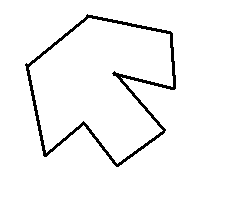
//> input picture ProjectForDummies/ProjectForDummies/concave-problematic.png, 245 x 200 px
$ ./main   (built with g++ and OpenCV 4)
//> lines starting //> are read from the running program, lines starting //| are printed output that depends on the picture; after the words box and inside, x2 and y2 are one past the last pixel; in counts of white or black regions, pixels touching at a corner belong together
#include "opencv2\highgui\highgui.hpp"
#include "opencv2/imgproc/imgproc.hpp"
#include <iostream>
using namespace cv;
using namespace std;

/**
TODO:
- fix concave contour angles (180-angle)
- refine epsilon for approxPolyDp
*/

double calcAngle(Vec2f v1, Vec2f v2) {
	normalize(v1, v1);
	normalize(v2, v2);
	return acos(v1.dot(v2)) * 180 / CV_PI;
}

bool isContourADuplicate(vector<Point> c1, vector<Point> c2) {
	Rect r1 = boundingRect(c1);
	Rect r2 = boundingRect(c2);
	double tolerance = r1.width / 8;
	return sqrt((r1.x - r2.x) * (r1.x - r2.x) + (r1.y - r2.y) * (r1.y - r2.y)) < tolerance
		&& abs(r1.width - r2.width) < tolerance
		&& abs(r1.height - r2.height) < tolerance;
}

int main(int args, const char** argv) {
	// [4 lines of commented-out code are left out]
	Mat img = imread("concave-problematic.png", CV_LOAD_IMAGE_UNCHANGED);
//> img is the input picture: 200 rows x 245 cols, CV_8UC3; 96.2% white; 1 black region, box (x1, y1, x2, y2) and area: (25, 14, 176, 167) 1855
	//Mat img = imread("concave.png", CV_LOAD_IMAGE_UNCHANGED);
	if (img.empty()) {
		cout << "Error: Image cannot be loaded..." << endl;
		return -1;
	}

	Mat img_gray;
	// Convert image to gray and blur it
	cvtColor(img, img_gray, CV_BGR2GRAY);
	blur(img_gray, img_gray, Size(3, 3));
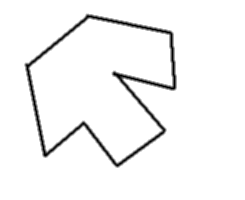
//> img_gray: 200 rows x 245 cols, CV_8UC1; min 0, max 255, mean 245.3

	Mat canny_output;
	const int thresh = 100;
	vector<vector<Point> > contours;
	vector<vector<Point> > approximatedContours;
	vector<Vec4i> hierarchy;

	// Detect edges using canny
	Canny(img_gray, canny_output, thresh, thresh * 2, 3);
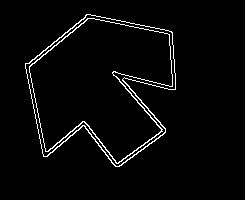
//> canny_output: 200 rows x 245 cols, CV_8UC1; 2.9% white in thin lines or dots, all inside (x1, y1, x2, y2) = (25, 14, 176, 167)

	// Find contours
	findContours(canny_output, contours, hierarchy, CV_RETR_EXTERNAL, CV_CHAIN_APPROX_SIMPLE);
//> contours = 1 contour; box (x1, y1, x2, y2) and area: (25, 14, 176, 167) 15322

	if (contours.size() == 0)
		return -1;

	// Drop nested contours
	for (int i = 0; i < contours.size(); i++) {
		for (int j = i + 1; j < contours.size(); j++) {
			if (isContourADuplicate(contours[j], contours[i])) {
				cout << "Found overlapping contours." << endl;
				contours.erase(contours.begin() + (j--));
			}
		}
	}
//> this loop made 1 pass

	cout << endl;

	// Draw contours
	Mat drawing = img_gray;// Mat::zeros(canny_output.size(), CV_8UC3);
	cvtColor(drawing, drawing, CV_GRAY2BGR);

	for (int id = 0; id < contours.size(); id++)
	{
		vector<Point> contour = contours[id];
		drawContours(drawing, contours, id, Scalar(0, 0, 255), 2);

		double arclen = arcLength(contour, true);

		vector<Point> approximatedContour;
		approxPolyDP(contours[id], approximatedContour, arclen/90, true);

		// Number of angles
		const int numOfAngles = approximatedContour.size();

		// Display number of angles in the centroid of the contour
		string text = to_string(numOfAngles);
		int fontFace = FONT_HERSHEY_TRIPLEX;
		double fontScale = 0.8;
		int thickness = 1;
		int baseline = 0;
		Size textSize = getTextSize(text, fontFace, fontScale, thickness, &baseline);
		baseline += thickness;
		Moments m = moments(contour);
		Point centroid = Point(m.m10 / m.m00, m.m01 / m.m00);
		putText(drawing, text, Point(centroid.x - textSize.width/2, centroid.y + textSize.height/2), fontFace, fontScale, Scalar(0, 0, 0), thickness);

		// Draw approximated contour
		approximatedContours.push_back(approximatedContour);
		drawContours(drawing, approximatedContours, id, Scalar(255, 0, 0), 2);

		// Calculate and draw angles

		if (approximatedContour.size() < 2)
			break;

		fontFace = FONT_HERSHEY_DUPLEX;
		fontScale = 0.4;

		cout << "#" << id << " contour: " << endl;

		cout << "Sides: " << numOfAngles << endl;

		// Calculate the vectors of the polygon's sides
		vector<Vec2f> vectors;
		vectors.push_back((Point2f)approximatedContour[0] - (Point2f)approximatedContour[approximatedContour.size() - 1]);
		for (int i = 1; i < approximatedContour.size(); i++) {
			vectors.push_back((Point2f)approximatedContour[i] - (Point2f)approximatedContour[i - 1]);
		}
		vectors.push_back((Point2f)approximatedContour[0] - (Point2f)approximatedContour[approximatedContour.size() - 1]);
		vectors.push_back((Point2f)approximatedContour[1] - (Point2f)approximatedContour[0]);

		vector<Point> hull;
		convexHull(approximatedContour, hull);

		// Calculate the angles between the vectors
		for (int i = 0; i < approximatedContour.size(); i++) {
			double angle = 180 - calcAngle(vectors[i], vectors[i+1]);
			// Check if this vertex is convex (it's convex if it's in the convex hull)
			bool convex = false;
			for (Point p : hull) {
				if (approximatedContour[i] == p) {
					convex = true;
					break;
				}
			}
			if (!convex) angle += 180;
			cout << angle << endl;

			putText(drawing, to_string((int)angle), approximatedContour[i], fontFace, fontScale, Scalar(0, 0, 0), thickness);
			putText(drawing, to_string((int)angle), approximatedContour[i] + Point(1, 1), fontFace, fontScale, Scalar(0, 255, 0), thickness);
		}

		cout << endl;
	}
//> this loop made 1 pass
//> (arclen, numOfAngles, text, baseline, textSize, centroid) on pass 1: (634.8, 9, '9', 9, Size(17, 18), Point(100, 85))
//| #0 contour:
//| Sides: 9
//> pass 1, `putText(drawing, text, Point(centroid.x - textSize.width/2, centroid.y..`:
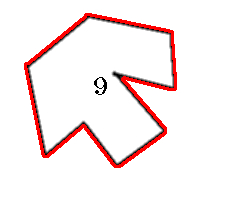
//> drawing: 200 rows x 245 cols, CV_8UC3; mean B, G, R 238.9, 238.9, 249.7
//> after the loop:
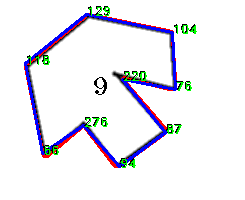
//> drawing: 200 rows x 245 cols, CV_8UC3; 5.53% of pixels changed, all inside (x1, y1, x2, y2) = (24, 6, 197, 168)

	// Show in a window
	namedWindow("Contours", CV_WINDOW_AUTOSIZE);
	imshow("Contours", drawing);

	waitKey(0);
	//destroyWindow("Canny output");
	destroyWindow("Contours");
	return 0;
}

$ run again, with ProjectForDummies/ProjectForDummies/irregular-shapes.png copied over ProjectForDummies/ProjectForDummies/concave-problematic.png
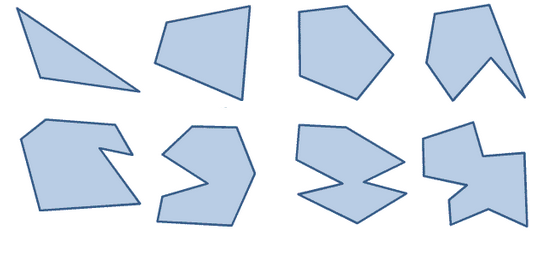
//> input picture ProjectForDummies/ProjectForDummies/irregular-shapes.png, 538 x 259 px
//> img is the input picture: 259 rows x 538 cols, CV_8UC3; mean B, G, R 240.9, 231.2, 223
//> `Canny(img_gray, canny_output, thresh, thresh * 2, 3);`:
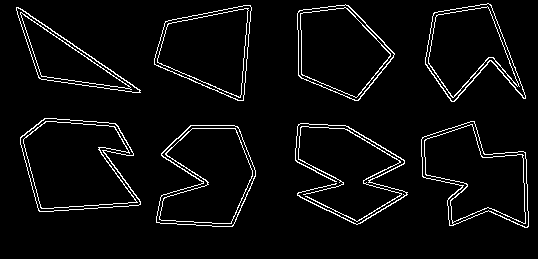
//> canny_output: 259 rows x 538 cols, CV_8UC1; 4.6% white in thin lines or dots, all inside (x1, y1, x2, y2) = (16, 3, 529, 228)
//> `findContours(canny_output, contours, hierarchy, CV_RETR_EXTERNAL, CV_C..`: contours = 9 contours; largest, box (x1, y1, x2, y2) and area: (20, 118, 141, 212) 8404, (156, 125, 256, 227) 7242, (421, 121, 529, 228) 7202, (297, 4, 395, 101) 6452, (154, 5, 252, 101) 6291
//> the loop `for (int i = 0; i < contours.size(); i++)` made 8 passes
//> after the loop `for (int i = 0; i < contours.size(); i++)`: contours = 8 contours; box (x1, y1, x2, y2) and area: (20, 118, 141, 212) 8404, (156, 125, 256, 227) 7242, (421, 121, 529, 228) 7202, (297, 4, 395, 101) 6452, (154, 5, 252, 101) 6291, (425, 3, 526, 102) 5688, (16, 7, 141, 93) 3760, (298, 126, 402, 222) 90
//> the loop `for (int id = 0; id < contours.size(); id++)` made 8 passes
//> (arclen, approximatedContour, numOfAngles, text, textSize, centroid, hull) on passes 5 to 6: (348.5, 3 Points (x, y): [16, 7], [39, 78], [140, 92], 3, '3', Size(17, 18), Point(65, 58), 3 Points (x, y): [140, 92], [39, 78], [16, 7]), (341.8, 4 Points (x, y): [250, 5], [165, 21], [154, 64], [243, 100], 4, '4', Size(17, 18), Point(208, 49), 4 Points (x, y): [243, 100], [154, 64], [165, 21], [250, 5])
//> (printed output is left out)
//> after the loop `for (int id = 0; id < contours.size(); id++)`:
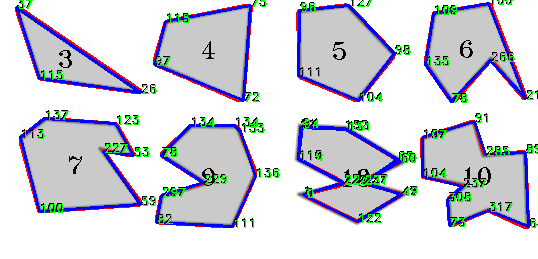
//> drawing: 259 rows x 538 cols, CV_8UC3; mean B, G, R 221.7, 212.5, 210.9

$ run again, with ProjectForDummies/ProjectForDummies/shapes.png copied over ProjectForDummies/ProjectForDummies/concave-problematic.png
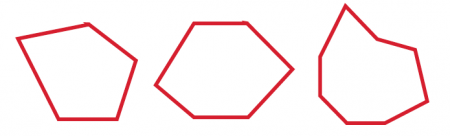
//> input picture ProjectForDummies/ProjectForDummies/shapes.png, 450 x 136 px
//> img is the input picture: 136 rows x 450 cols, CV_8UC4; mean B, G, R, A 241.2, 240.2, 252, 255
//> `Canny(img_gray, canny_output, thresh, thresh * 2, 3);`:
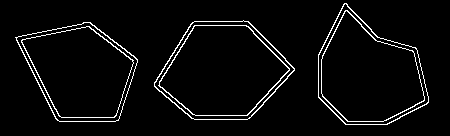
//> canny_output: 136 rows x 450 cols, CV_8UC1; 4.1% white in thin lines or dots, all inside (x1, y1, x2, y2) = (15, 3, 429, 125)
//> contours = 3 contours; box (x1, y1, x2, y2) and area: (154, 20, 295, 120) 9732, (318, 3, 429, 125) 8956, (15, 22, 138, 122) 8338
//> the loop `for (int i = 0; i < contours.size(); i++)` made 3 passes
//> the loop `for (int id = 0; id < contours.size(); id++)` made 3 passes
//> (arclen, numOfAngles, text, centroid) on passes 1 to 3: (374.6, 5, '5', Point(79, 71)), (380.8, 6, '6', Point(222, 70)), (385.8, 8, '8', Point(367, 74))
//> (printed output is left out)
//> after the loop `for (int id = 0; id < contours.size(); id++)`:
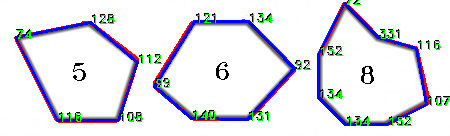
//> drawing: 136 rows x 450 cols, CV_8UC3; mean B, G, R 237.3, 229.2, 228.2
